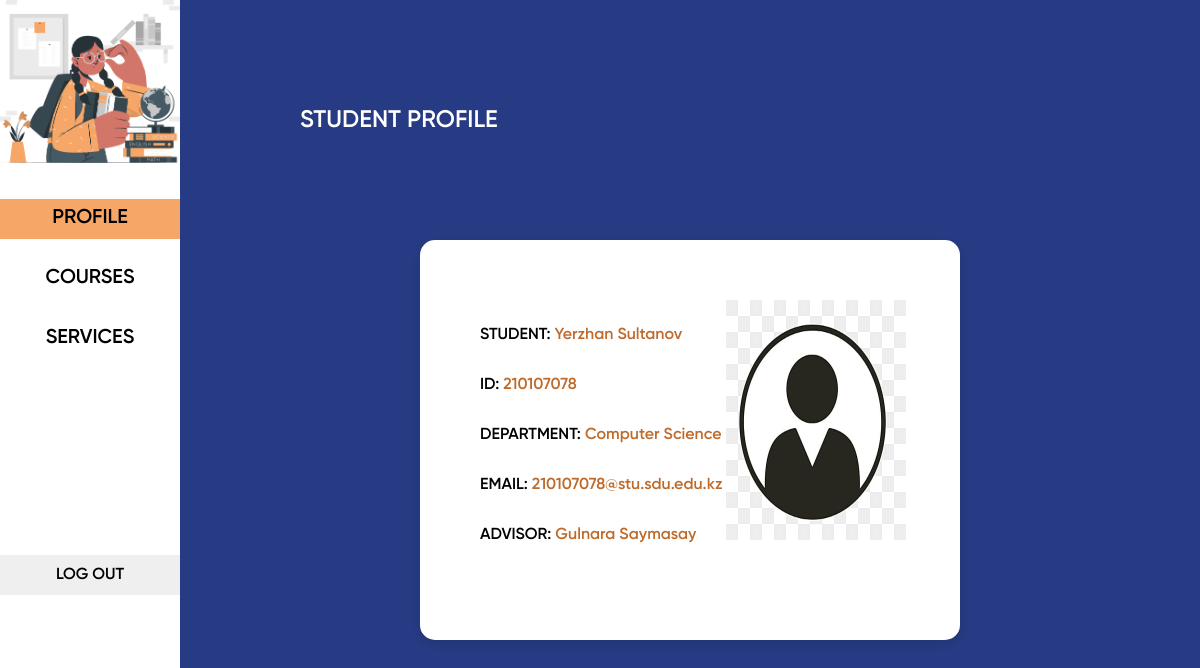
Page /student_profile/ (signed in) on the committed database.
### account/models.py (models this page shows, shortened)
class CustomUser(AbstractBaseUser, PermissionsMixin):
    email = models.EmailField(max_length=255, blank=False, unique=True)
    id = models.CharField(max_length=9, unique=True, blank=False, primary_key=True)
    first_name = models.CharField(max_length=30)
    last_name = models.CharField(max_length=30)
    objects = CustomUserManager()
    USERNAME_FIELD = 'id'
    REQUIRED_FIELDS = ['first_name', 'last_name']

class Student(CustomUser):
    advisor = models.CharField(max_length=255, blank=False)
    major_program = models.CharField(max_length=255, blank=False)

### dashboard/views.py (the view)
# urls.py: path('student_profile/', views.student_profile, name='student_profile'),
@login_required
def student_profile(request):
    return render(request, 'dashboard/profile_student.html',{'status1':"active",'status2':"",'status3':""})

### dashboard/templates/dashboard/profile_student.html (shortened to what this page needs)
{% extends "dashboard/student_base.html" %}
{% load static %}
{% block content %}
<div class="profile_container">
    {% with student=request.user.student %}
    <div class = "section_info">
        <h2>STUDENT PROFILE</h2>
    </div>
    <div class="student_info">
            <div class="info">
                <div class="text_info">
                    <p>STUDENT:&nbsp;<span>{{ student.first_name}} {{ student.last_name}}</span></p>
                    <p>ID:&nbsp;<span>{{ student.id }}</span></p>
                    <p>DEPARTMENT:&nbsp;<span>{{ student.major_program }}</span></p>
                    <p>EMAIL:&nbsp;<span>{{ student.id }}@stu.sdu.edu.kz</span></p>
                    <p>ADVISOR:&nbsp;<span>{{ student.advisor }}</span></p>
                </div>
                <div class="prof_image_container" style="display:flex; justify-content:center;">
                    <img src="{% static 'img/prof_pic.png' %}" style="width:15vw;height:30vh" alt="Profile picture">
                </div>
            </div>
    </div>
    {% endwith %}
</div>
{% endblock content %}

### static/css/student_base.css (style rules this page uses)
body,html { font-family: gilroy-600; background-color: #263B83; height: 100vh; width: 100vw; margin: 0; padding: 0; cursor: pointer; display: flex; flex-direction: row; }
.profile_container { height: 100vh; width: 85vw; }
.section_info { height: 30vh; margin-left: 10vw; width: 75vw; display: flex; justify-content: center; flex-direction: column; }
.section_info h2 { color:white; font-weight: lighter; font-family: gilroy-600; }
.student_info { display: flex; justify-content: center; align-items: center; }
.info { background-color: white; border-radius: 15px; padding: 60px; width:35vw; height: 35vh; box-shadow: 0 4px 8px rgba(0,0,0,0.1); display: flex; flex-direction: row; }
.text_info { width: 60%; display: flex; flex-direction: column; justify-content: center; align-items: left; }
.prof_image_container { width: 40%; }
.info p { margin: 10px 0; font-size: 16px; margin-bottom: 20px; white-space: nowrap; font-family: gilroy-600; }
.info p span { color:#be6a2a; }
.section_info { height: 30vh; margin-left: 10vw; width: 75vw; display: flex; justify-content: center; flex-direction: column; color: #ffffff; }

### rows in the picture
CustomUser: first_name "Yerzhan", last_name "Sultanov", id "210107078"
Student: major_program "Computer Science", advisor "Gulnara Saymasay"
